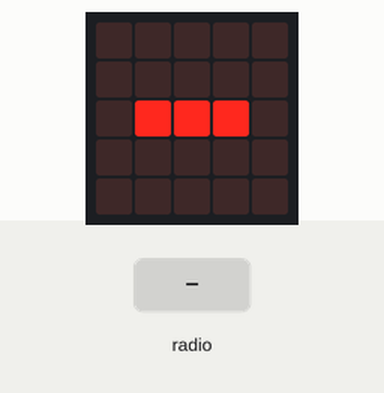
This program was run on a simulated BBC micro:bit running MicroPython. Shown: the board's 5×5 LED display. The inputs (shaded band) are chosen by the test bench.

Above: at 1.2 s.
1.3 s: radio message "f" arrives
At 1.35 s:
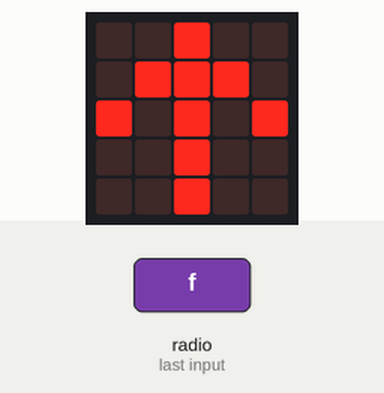
2.9 s: radio message "b" arrives
At 2.95 s:
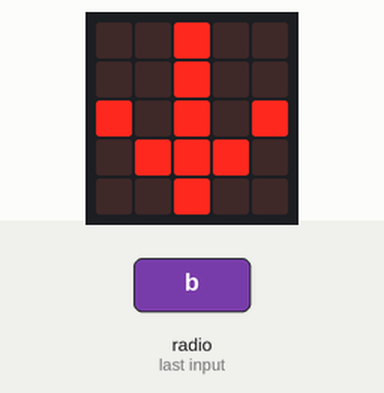
4.5 s: radio message "l" arrives
At 4.56 s:
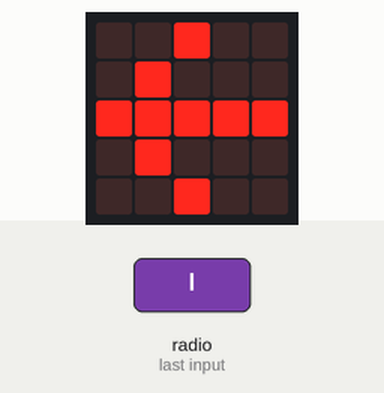
6.1 s: radio message "r" arrives
At 6.16 s:
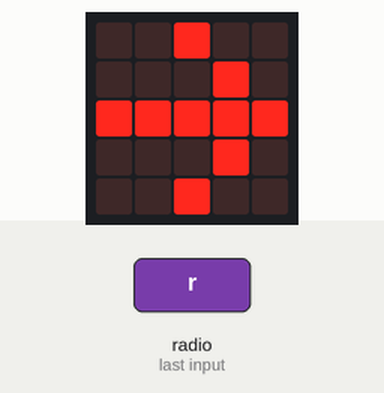
Timing chart, 0 to 8.7 s (numbered marks = the images above; inputs shaded):
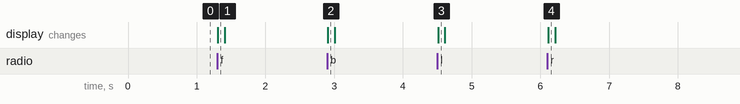

The program:

driver.py
```python
from microbit import display, Image, sleep
import radio
radio.on()
radio.config(channel=7)

while True:
    msgin = radio.receive()

    if msgin == 'f':
        display.show(Image.ARROW_N)
        sleep(100)

    elif msgin == 'b':
        display.show(Image.ARROW_S)
        sleep(100)

    elif msgin == 'l':
        display.show(Image.ARROW_W)
        sleep(100)

    elif msgin == 'r':
        display.show(Image.ARROW_E)
        sleep(100)

    else:
        display.show("-")
        sleep(100)
```

Measured:
- after the input at 1.3 s, the display: changes at once (image 1)
- after the input at 2.9 s, the display: changes at once (image 2)
- after the input at 4.5 s, the display: changes at once (image 3)
- after the input at 6.1 s, the display: changes at once (image 4)
